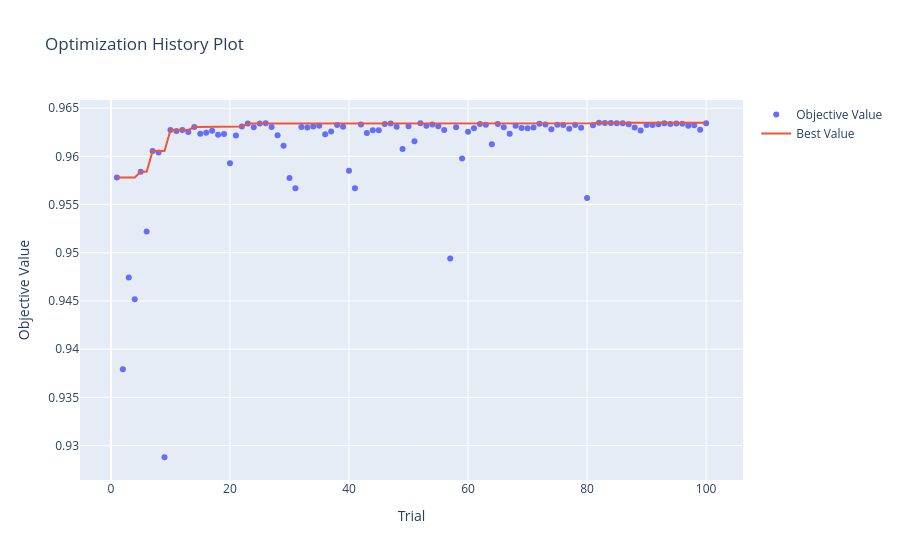

The code cell stored with this chart in its notebook:
### Code cell
optuna.visualization.plot_optimization_history(lgbm_study).show()
